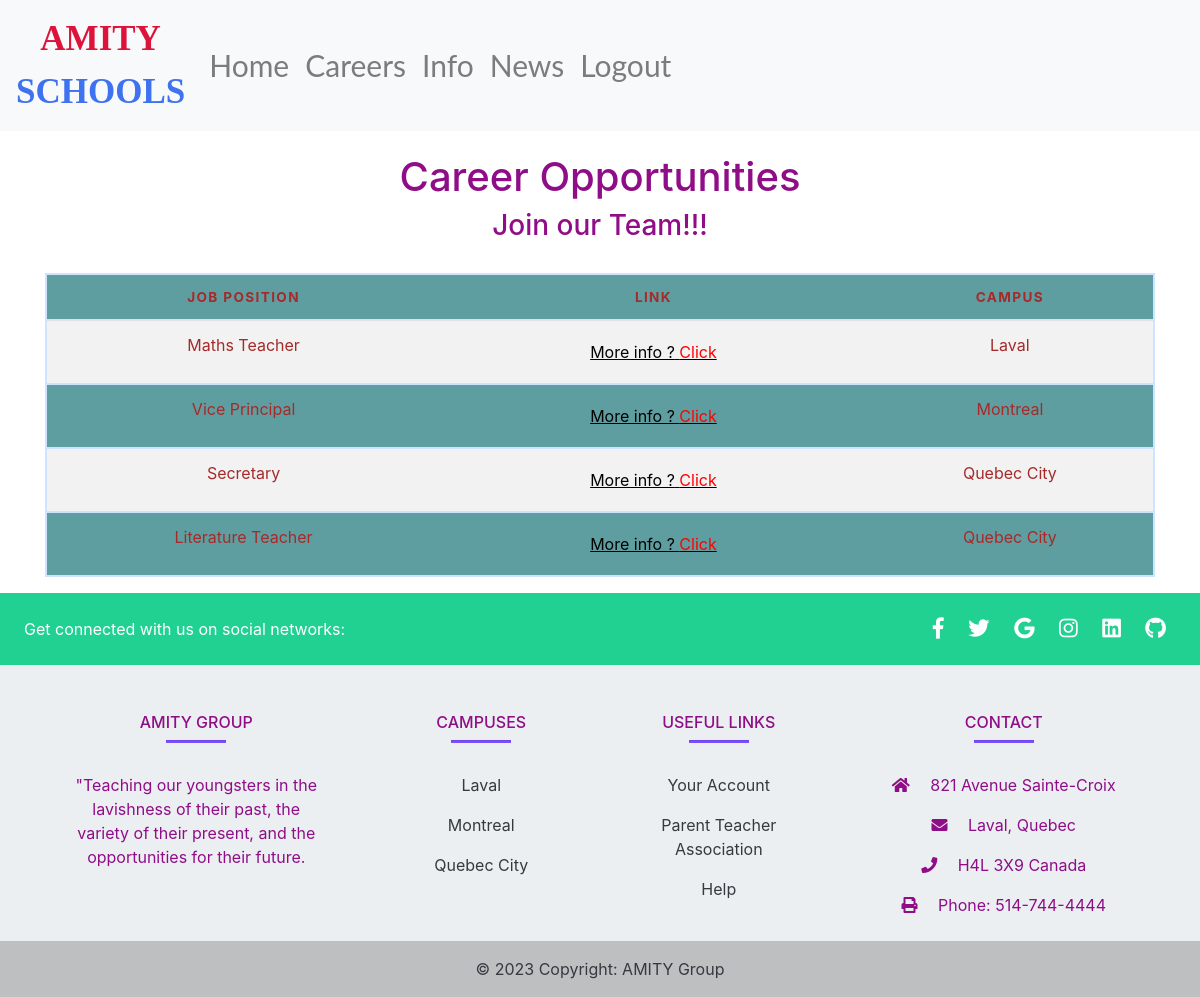
Screenshot of /careers (signed in) with the database file from the repository.
### tables this page shows
CREATE TABLE careers(
    jobPosition TEXT primary key ,
    link TEXT,
    campus


);

### app.py (the view)
@app.route('/careers')
@login_required
def careers():
    con = sqlite3.connect("data/users.sqlite")
    con.row_factory = sqlite3.Row
    cur = con.cursor()
    cur.execute("SELECT * FROM careers ")
    listCareers = cur.fetchall()
    con.close()
    return render_template('careers.html', listCareers=listCareers)

### app.py (called while the page is built)
@login_manager.user_loader
def load_user(user_id):
    user = find_user(user_id)
    if user:
        user.password = None
    return user

def find_user(username):
    con = sqlite3.connect("data/users.sqlite")
    con.row_factory = sqlite3.Row
    cur = con.cursor()
    cur.execute("SELECT username, email, phone, password FROM users WHERE username = '{}';".format(username))
    user = cur.fetchone()
    con.close()
    if user:
        user = User(*user)
    return user

### templates/careers.html (shortened to what this page needs)
{% extends "base.html" %}
{% block main %}
     <div class="container">
 <h4 class="careers"><h1>Career Opportunities</h1></h4>
 <table  class="table table-striped">
 <h3>Join our Team!!!</h3>
            <thead>
                <tr>
                    <th>Job Position</th>
                    <th>link</th>
                    <th>Campus</th>
                </tr>
                </thead>
          {% for data in listCareers %}
              <tr>
            <td data-label="position">{{ data[0] }}</td>
            <td><a class="btn btn-link" style="color: black" href="{{ data[1] }}"><u>More info ?<span style="color: red"> Click</span></u></a>
         <td data-label="Job Type">{{ data[2] }}</td>
              </tr>
       {% endfor %}
    </table>
    </div>
{% endblock %}

### templates/base.html (shortened to what this page needs)
<!DOCTYPE HTML>
<html lang="en">
<head>
     <link rel="stylesheet" href="/static/styles.css" />
    <link rel="stylesheet" href="https://use.fontawesome.com/releases/v5.7.0/css/all.css">
    <link rel="stylesheet" href="https://cdn.jsdelivr.net/npm/bootstrap@4.0.0/dist/css/bootstrap.min.css">
</head>
<body>
 <nav class="navbar navbar-expand-lg navbar-light bg-light">
     <a class="navbar-brand" href="/"><span style="color: crimson">AMITY</span><br> <span style="color: #3e72ee">SCHOOLS</span></a>
  <div class="collapse navbar-collapse" id="navbarSupportedContent">
    <ul class="navbar-nav mr-auto">
       <li class="nav-item">
        <a class="nav-link" href="/">Home</a>
      </li>
       <li class="nav-item">
        <a class="nav-link" href="/careers">Careers</a>
      </li>
     <li class="nav-item">
        <a class="nav-link" href="/info">Info</a>
      </li>
         <li class="nav-item">
        <a class="nav-link" href="/news">News</a>
      </li>
         {% if current_user.is_authenticated %}
                      <li class="nav-item"><a class="nav-link" href="/logout">Logout</a></li>
                    {% else %}
                        <li class="nav-item"><a class="nav-link" href="/login">Login</a></li>
                        <li class="nav-item"><a class="nav-link" href="/register">Register</a></li>
                    {% endif %}
    </ul>
  </div>
</nav>
{% block main %}{% endblock %}
  <footer
          class="text-center text-lg-start text-dark"
          style="background-color: #ECEFF1"
          >
    <section
             class="d-flex justify-content-between p-4 text-white"
             style="background-color: #21D192";
             >
      <div class="me-5">
        <span>Get connected with us on social networks:</span>
      </div>
      <div >
        <a class="Gecler" href="" class="text-white me-4 ">
          <i class="fab fa-facebook-f fa-lg"></i>
        </a>
        <a class="Gecler"  href="" class="text-white me-4">
          <i class="fab fa-twitter fa-lg"></i>
        </a>
        <a class="Gecler" href="" class="text-white me-4">
          <i class="fab fa-google fa-lg"></i>
        </a>
        <a class="Gecler" href="" class="text-white me-4 ">
          <i class="fab fa-instagram fa-lg"></i>
        </a>
        <a class="Gecler" href="" class="text-white me-4">
          <i class="fab fa-linkedin fa-lg"></i>
        </a>
        <a  class="Gecler" href="" class="text-white me-4">
          <i class="fab fa-github fa-lg"></i>
        </a>
      </div>
    </section>
    <section class="">
      <div class="container text-center text-md-start mt-5">
        <div class="row mt-3">
          <div class="col-md-3 col-lg-4 col-xl-3 mx-auto mb-4">
            <h6 class="text-uppercase fw-bold">AMITY GROUP</h6>
            <hr
                class="mb-4 mt-0 d-inline-block mx-auto"
                style="width: 60px; background-color: #7c4dff; height: 2px"
                />
               <p>
             "Teaching our youngsters in the lavishness of their past, the variety of their present, and the opportunities for their future.
            </p>
          </div>
          <div class="col-md-2 col-lg-2 col-xl-2 mx-auto mb-4">
            <h6 class="text-uppercase fw-bold">Campuses</h6>
            <hr
                class="mb-4 mt-0 d-inline-block mx-auto"
                style="width: 60px; background-color: #7c4dff; height: 2px"
                />
            <p><a href="displayCategory?categoryId=1" class="text-dark">Laval</a>
            </p>
            <p>
              <a href="displayCategory?categoryId=2" class="text-dark">Montreal</a>
            </p>
            <p>
              <a href="displayCategory?categoryId=3" class="text-dark">Quebec City</a>
            </p>
          </div>
          <div class="col-md-3 col-lg-2 col-xl-2 mx-auto mb-4">
            <h6 class="text-uppercase fw-bold">Useful links</h6>
            <hr
                class="mb-4 mt-0 d-inline-block mx-auto"
                style="width: 60px; background-color: #7c4dff; height: 2px"
                />
            <p>
              <a href="#!" class="text-dark">Your Account</a>
            </p>
            <p>
              <a href="#!" class="text-dark">Parent Teacher Association</a>
            </p>
            <p>
              <a href="#!" class="text-dark">Help</a>
            </p>
          </div>
          <div class="col-md-4 col-lg-3 col-xl-3 mx-auto mb-md-0 mb-4">
            <h6 class="text-uppercase fw-bold">Contact</h6>
            <hr
                class="mb-4 mt-0 d-inline-block mx-auto"
                style="width: 60px; background-color: #7c4dff; height: 2px"
                />
            <p><i class="fas fa-home mr-3"></i> 821 Avenue Sainte-Croix</p>
            <p><i class="fas fa-envelope mr-3"></i> Laval, Quebec</p>
            <p><i class="fas fa-phone mr-3"></i> H4L 3X9 Canada</p>
            <p><i class="fas fa-print mr-3"></i> Phone: 514-744-4444</p>
          </div>
        </div>
      </div>
    </section>
    <div
         class="text-center p-3"
         style="background-color: rgba(0, 0, 0, 0.2)"
         >
      © 2023 Copyright:
      <a class="text-dark"
         >AMITY Group</a
        >
    </div>
  </footer>
</body>
</html>

### static/styles.css (style rules this page uses)
* { margin: 0; padding: 0; box-sizing: border-box; text-align: center; }
table { border-spacing: 20px; }
.nav-link { font-family: 'Lato', sans-serif; color:grey; font-size: 30px; margin: 0px; }
.navbar-brand { font-family: Fantasy; color:Black; font-size: 35px !important; margin: 0px; font-weight: bold; }
.Gecler { color: white; padding-left:10px; padding-right:10px; }
.container { display: block; justify-items: center; justify-content: center; color: #8f0d87; }
.careers { line-height: 28px; margin-top: 40px; }
table { border: 2px solid rgb(204, 228, 255); border-collapse: collapse; padding: 0; margin-top: 30px; margin-left: auto; margin-right: auto; width: 80%; }
table tr { background: cadetblue; border: 2px solid rgb(204, 228, 255);; color: brown; padding: .35em; }
table th, table td { padding: .625em; text-align: center; }
table th { font-size: .85em; letter-spacing: .1em; text-transform: uppercase; }
table { margin-bottom: 40px; }
.table { border: 2px solid rgb(204, 228, 255); border-collapse: collapse; padding: 0; margin-top: 30px; margin-left: auto; margin-right: auto; margin-bottom: 40px; width: 80%; }
@media screen and (max-width: 1230px) { .careers { margin-bottom: 22px; margin-top: 22px; } }

### rows the page displays
careers: jobPosition "Maths Teacher", campus "Laval"
careers: jobPosition "Vice Principal", campus "Montreal"
careers: jobPosition "Secretary", campus "Quebec City"
careers: jobPosition "Literature Teacher", campus "Quebec City"
